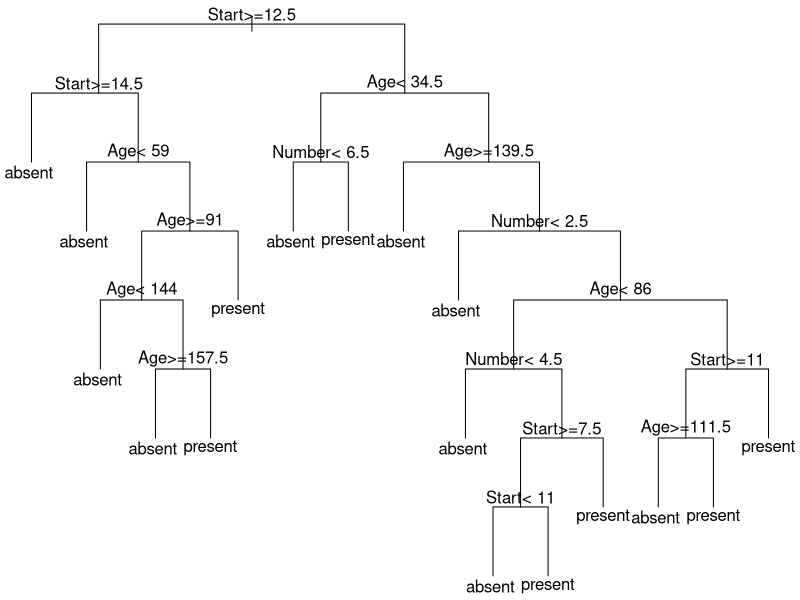
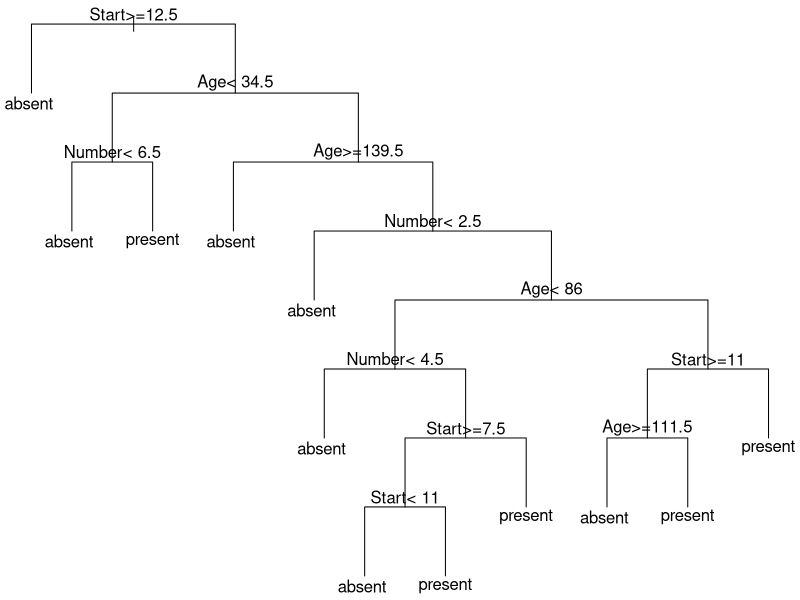
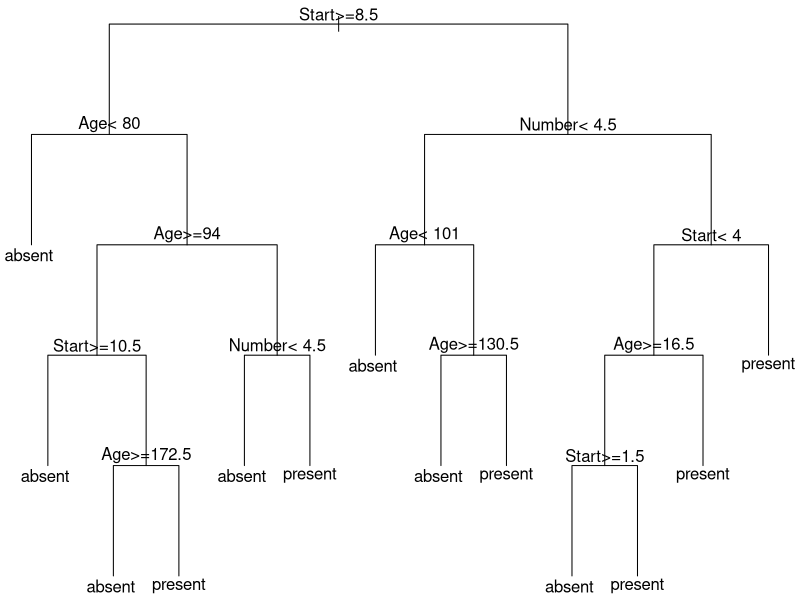

R code for these plots, in order: (Note: this script raises an error after producing the figures.)
#Installing rpart package#
install.packages("rpart",dependencies = TRUE)
library(rpart)

#####Analysis of Kyphosis Dataset#####
data(kyphosis)
kyphosis
str(kyphosis)

#Creating a rpart model#
k <- rpart(Kyphosis~.,data=kyphosis,method="class",parms = list(split = 'information'), minsplit=2)

#Printing the decision tree plot#
par(mar=rep(0.1,4))
plot(k,uniform=T,compress = T)
text(k)

#Listing the important attributes#
k$variable.importance

#Pruning the tree#
printcp(k)
pruneTree <- prune(k, cp=(k$cptable[which.min(k$cptable[, "xerror"]), "CP"]))
par(mar=rep(0.1,4))
plot(pruneTree,uniform=T,compress = T)
text(pruneTree)

#Dividing the dataset into 2 parts of 80%-20% #
train <- sample(nrow(kyphosis),size = 64)
trainingData <- kyphosis[train,]
testData <- kyphosis[-train,]
nrow(trainingData)
nrow(testData)

trainModel <-rpart(Kyphosis~.,data=trainingData,method="class",parms = list(split = 'information'), minsplit=2)
par(mar=rep(0.1,4))
plot(trainModel,uniform=T,compress = T)
text(trainModel)

#Creating pruned tree of training data#
printcp(trainModel)
trainModel.cp <- trainModel$cptable[which.min(trainModel$cptable[, "xerror"]), "CP"]
pruneTrainModel<- prune(trainModel, trainModel.cp)
par(mar=rep(0.1,4))
plot(pruneTrainModel,uniform=T,compress = T)
text(pruneTrainModel)

#Predicting test data values by using the pruned training dataset$
prediction <- predict(pruneTrainModel,testData,type = "class")
prediction
predTable <- table(prediction,testData$Kyphosis)
predTable

#Calculating accuracy#
accuracy <- sum(diag(predTable))/sum(predTable)
accuracy*100

#Dividing the dataset into 2 parts of 90%-10% #
train2 <- sample(nrow(kyphosis),size = 72)
trainingData2 <- kyphosis[train2,]
testData2 <- kyphosis[-train2,]
nrow(trainingData2)
nrow(testData2)

trainModel2 <-rpart(Kyphosis~.,data=trainingData,method="class",parms = list(split = 'information'), minsplit=2)
par(mar=rep(0.1,4))
plot(trainModel2,uniform=T,compress = T)
text(trainModel2)

#Creating pruned tree of training data#
printcp(trainModel2)
trainModel2.cp <- trainModel2$cptable[which.min(trainModel2$cptable[, "xerror"]), "CP"]
pruneTrainModel2<- prune(trainModel2, trainModel2.cp)
par(mar=rep(0.1,4))
plot(pruneTrainModel2,uniform=T,compress = T)
text(pruneTrainModel2)

#Predicting test data values by using the pruned training dataset$
prediction2 <- predict(pruneTrainModel2,testData2,type = "class")
prediction2
predTable2 <- table(prediction2,testData2$Kyphosis)
predTable2

#Calculating accuracy#
accuracy2 <- sum(diag(predTable2))/sum(predTable2)
accuracy2*100